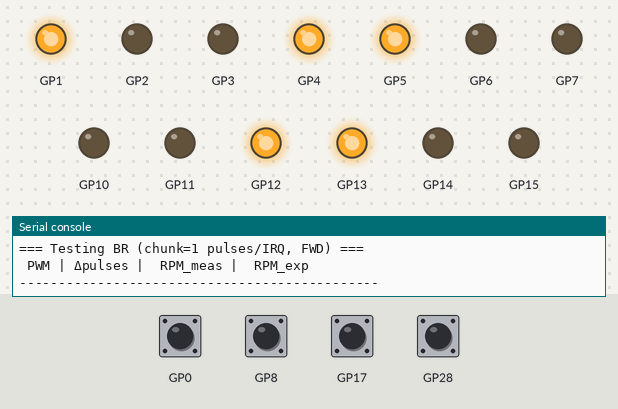
A program run on a simulated Raspberry Pi Pico running MicroPython. Parts: output pins drawn as LEDs (lit = HIGH), the last lines printed to the serial console. The inputs (shaded band) are chosen by the test bench; at power-on: GP0, GP8, GP17, GP28 HIGH. The clock reads 2024-03-15 10:24:30 at power-on unless the program sets it; files the program writes start out absent; files that are not in the repository are absent.

Above: at 0.1 s.
At 10.3 s:
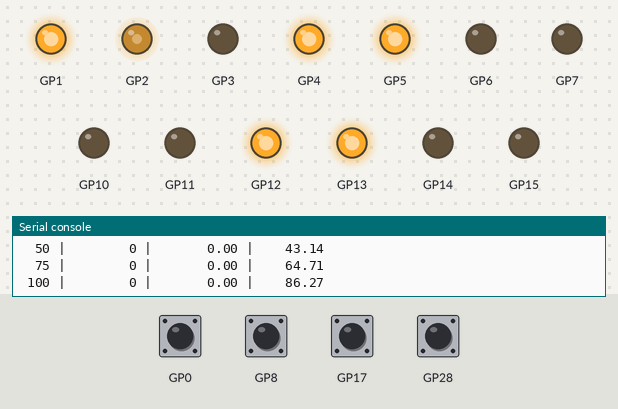
At 18.3 s:
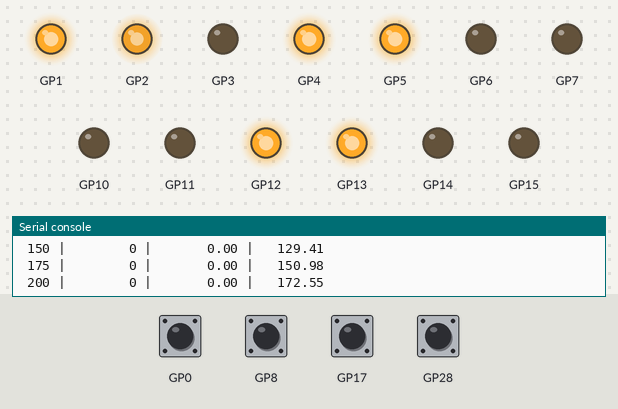
At 27.0 s:
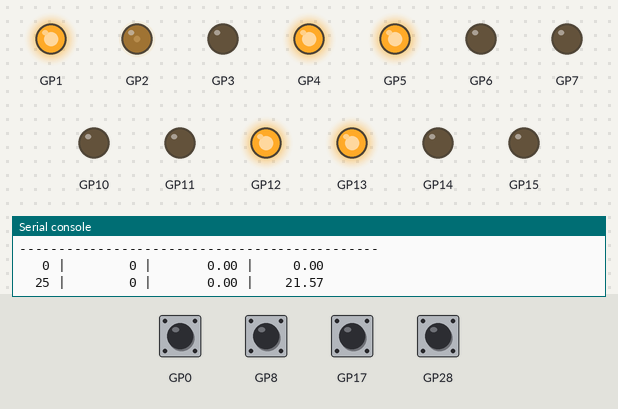
At 37.0 s:
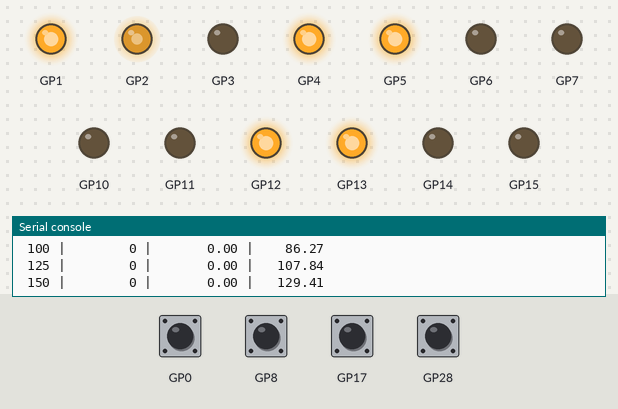
Timing chart, 0 to 40.0 s (numbered marks = the images above):
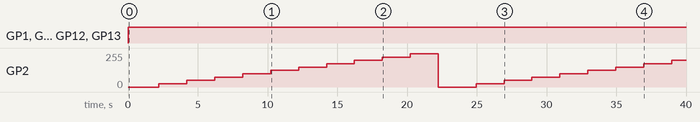

Measured:
- by itself, GP1, GP4, GP5, GP12, GP13: LOW → HIGH at 0.00 s
- by itself, GP2: 0/255 → 25/255 at 2.2 s, → 50/255 2.0 s later, → 75/255 2.0 s later, → 100/255 2.0 s later, … (19 changes in this stretch)

The program:

Feed_Forward_Cal_kinda_works.py
```python
# === FEED-FORWARD CALIBRATION (FWD-only) ===
# Older working PIO: rising-edge counter with PIO-side chunking + debounce.
# CSV logging; no plotting.

from machine import Pin, PWM
from rp2 import PIO, StateMachine, asm_pio
from time import ticks_ms, ticks_diff, sleep, localtime

# ================== CONFIG ==================
CPR_MOTOR       = 16
GEAR_RATIO      = 150
PULSES_PER_REV  = CPR_MOTOR * GEAR_RATIO   # 2400 by spec

TEST_INTERVAL_MS = 2000   # total dwell per PWM step
SETTLE_MS        = 200    # ignore initial transient in each step
PWM_STEP         = 25
MAX_PWM          = 255

# Debounce + chunking (this is the version that worked for you)
CHUNK_LIST  = [1, 2, 4]       # try 1,2,4 (or 16/32 later)
DEBOUNCE_US = 25              # post-edge holdoff (us)
SM_FREQ_HZ  = 1_000_000       # 1 MHz PIO clock (1 instr ≈ 1 µs)

# Wheels to test (FWD only)
WHEELS = ["FL", "FR", "BL", "BR"]
WHEELS = ["BR"]              # uncomment to test a single wheel quickly

# Robot-forward direction per wheel: +1 => +PWM spins robot-forward; -1 => reversed
WHEEL_DIR = {
    "FL": -1,
    "FR": +1,
    "BL": -1,
    "BR": +1,
}

# Fit window (avoid deadzone/saturation)
FIT_PWM_MIN = 75
FIT_PWM_MAX = 200

# "Expected" (display only)
MAX_WHEEL_RPM = 220.0

# ================== MOTOR PINS ==================
# Make sure these match your wiring
pins = {
    "BR": (PWM(Pin(2)),  Pin(4, Pin.OUT),  Pin(3, Pin.OUT)),
    "BL": (PWM(Pin(7)),  Pin(5, Pin.OUT),  Pin(6, Pin.OUT)),
    "FR": (PWM(Pin(10)), Pin(12, Pin.OUT), Pin(11, Pin.OUT)),
    "FL": (PWM(Pin(15)), Pin(13, Pin.OUT), Pin(14, Pin.OUT)),
}
for pwm, _, _ in pins.values():
    pwm.freq(20000)

def motor_control_rf(wheel, pwm_cmd_rf):
    """Drive in ROBOT-FORWARD sign; map to hardware using WHEEL_DIR."""
    pwm_cmd_hw = int(pwm_cmd_rf * WHEEL_DIR[wheel])
    pwm, in1, in2 = pins[wheel]
    d = 1 if pwm_cmd_hw >= 0 else 0
    a = abs(pwm_cmd_hw)
    if a > 255: a = 255
    in1.value(d); in2.value(not d)
    pwm.duty_u16(a * 257)

def stop_all():
    for w in pins:
        motor_control_rf(w, 0)

# Optional standby
try:
    Pin(1, Pin.OUT).high()
except:
    pass

# ================== PIO: rising-edge with chunking + debounce (OLDER WORKING VERSION) ==================
@asm_pio()
def edge_counter_chunk_db():
    pull()              # OSR = chunk_target (N)
    mov(isr, osr)       # ISR holds chunk_target constant
    mov(x, osr)         # X = chunk countdown (starts at N)
    pull()              # OSR = debounce_cycles (constant for reload)
    mov(y, osr)         # Y = debounce countdown working copy
    wrap_target()
    wait(0, pin, 0)     # arm on low
    wait(1, pin, 0)     # rising edge detected -> count it
    jmp(x_dec, "deb")   # X-- ; if not zero skip IRQ, else fall-through
    irq(rel(0))         # chunk of N edges completed
    mov(x, isr)         # reload X = N
    label("deb")        # post-edge holdoff
    jmp(y_dec, "deb")   # burn debounce cycles
    mov(y, osr)         # reload Y = debounce_cycles
    wrap()

# ================== ENCODERS / COUNTERS ==================
# Make sure these match your wiring
encoder_pins  = {"FL":17, "FR":28, "BL":8, "BR":0}

encoder_counts = {w: 0 for w in encoder_pins}  # total edges (we add CHUNK_N per IRQ)
irq_chunks     = {w: 0 for w in encoder_pins}  # number of PIO IRQs seen
sms            = {}

def make_irq_handler(wheel, CHUNK_N):
    def handler(sm):
        irq_chunks[wheel]     += 1
        encoder_counts[wheel] += CHUNK_N
    return handler

def init_sms(CHUNK_N):
    # Stop any old SMs
    for sm in sms.values():
        try: sm.active(0)
        except: pass
    sms.clear()

    # Clear counters
    for w in encoder_counts: encoder_counts[w] = 0
    for w in irq_chunks:     irq_chunks[w]     = 0

    # Convert debounce µs -> PIO cycles at SM_FREQ_HZ
    deb_cycles = max(1, int(DEBOUNCE_US * (SM_FREQ_HZ // 1_000_000)))

    # Create SMs
    for i, (wheel, pin_num) in enumerate(encoder_pins.items()):
        pin = Pin(pin_num, Pin.IN, Pin.PULL_UP)
        sm  = StateMachine(
            i,
            edge_counter_chunk_db,
            freq=SM_FREQ_HZ,     # makes deb_cycles truly in microseconds
            in_base=pin          # used by wait(pin, …)
        )
        sm.irq(make_irq_handler(wheel, CHUNK_N))
        sm.put(CHUNK_N)     # chunk target N  -> ISR/X
        sm.put(deb_cycles)  # debounce cycles -> OSR/Y
        sm.active(1)
        sms[wheel] = sm

# ================== FIT / CSV HELPERS ==================
def fit_pwm_vs_rpm(rows, fit_min_pwm, fit_max_pwm):
    # fit |RPM| so k,c are positive magnitudes
    xs, ys = [], []
    for r in rows:
        p = r["pwm"]; rpm_abs = abs(r["rpm"])
        if fit_min_pwm <= p <= fit_max_pwm:
            xs.append(rpm_abs); ys.append(p)
    n = len(xs)
    if n < 2: return None, None, None, n
    mx = sum(xs)/n; my = sum(ys)/n
    num = sum((x-mx)*(y-my) for x,y in zip(xs,ys))
    den = sum((x-mx)*(x-mx) for x in xs) or 1e-9
    k = abs(num / den)
    c = abs(my - k*mx)
    ss_tot = sum((y-my)**2 for y in ys) or 1e-9
    ss_res = sum((y-(c + k*x))**2 for x,y in zip(xs,ys))
    r2 = 1.0 - (ss_res / ss_tot)
    return k, c, r2, n

def now_stamp():
    try:
        y,m,d,hh,mm,ss,_,_ = localtime()
    except:
        y,m,d,hh,mm,ss = (2000,1,1,0,0,0)
    return "%04d%02d%02d_%02d%02d%02d" % (y,m,d,hh,mm,ss)

CSV_FILENAME = "%s_Feed_forward_FWD.csv" % now_stamp()

def csv_header_if_empty():
    try:
        with open(CSV_FILENAME, "r") as f: return
    except: pass
    with open(CSV_FILENAME, "w") as f:
        f.write("record_type,wheel,chunk,direction,pwm,dpulses,rpm_meas,rpm_exp,k,c,r2,n,fit_min,fit_max,irq_chunks\n")

def csv_write_sample(wheel, chunk, direction, pwm, dp, rpm_meas, rpm_exp, irqs):
    with open(CSV_FILENAME, "a") as f:
        f.write("sample,%s,%d,%s,%d,%d,%.6f,%.6f,,,,,,%d\n" %
                (wheel, chunk, direction, pwm, dp, rpm_meas, rpm_exp, irqs))

def csv_write_fit(wheel, chunk, direction, k, c, r2, n):
    with open(CSV_FILENAME, "a") as f:
        f.write("fit,%s,%d,%s,,,,,,%.6f,%.6f,%.6f,%d,%d,%d,\n" %
                (wheel, chunk, direction, k, c, r2, n, FIT_PWM_MIN, FIT_PWM_MAX))

ALL_SAMPLES = []
FITS = {}

# ================== SWEEP / TEST ==================
def sweep_fwd(wheel, CHUNK_N):
    print("\n=== Testing {} (chunk={} pulses/IRQ, FWD) ===".format(wheel, CHUNK_N))
    print(" PWM | Δpulses |  RPM_meas |  RPM_exp")
    print("----------------------------------------------")

    # settle/reset
    motor_control_rf(wheel, 0)
    t_pre = ticks_ms()
    while ticks_diff(ticks_ms(), t_pre) < SETTLE_MS: pass
    encoder_counts[wheel] = 0
    irq_chunks[wheel]     = 0

    rows = []
    for pwm_val in range(0, MAX_PWM+1, PWM_STEP):
        pwm_rf = +pwm_val

        # command
        motor_control_rf(wheel, pwm_rf)

        # settle portion
        t0 = ticks_ms()
        while ticks_diff(ticks_ms(), t0) < SETTLE_MS: pass

        # measure portion
        t1 = ticks_ms()
        start_count = encoder_counts[wheel]
        start_irqs  = irq_chunks[wheel]
        MEAS_MS = TEST_INTERVAL_MS - SETTLE_MS
        while ticks_diff(ticks_ms(), t1) < MEAS_MS: pass

        dp    = encoder_counts[wheel] - start_count
        di    = irq_chunks[wheel]     - start_irqs
        dt_s  = MEAS_MS / 1000.0
        rpm   = (dp / PULSES_PER_REV) / dt_s * 60.0
        rpm_exp = (pwm_val / MAX_PWM) * MAX_WHEEL_RPM

        print("{:4d} | {:8d} | {:10.2f} | {:8.2f}".format(pwm_val, dp, rpm, rpm_exp))
        rows.append({"pwm": pwm_val, "rpm": rpm})
        csv_write_sample(wheel, CHUNK_N, "FWD", pwm_val, dp, rpm, rpm_exp, di)
        ALL_SAMPLES.append({
            "wheel": wheel, "chunk": CHUNK_N, "direction": "FWD",
            "pwm": pwm_val, "rpm_meas": rpm, "rpm_exp": rpm_exp
        })

    motor_control_rf(wheel, 0)
    return rows

def test_wheel_forward_only(wheel, CHUNK_N):
    rows = sweep_fwd(wheel, CHUNK_N)
    k, c, r2, n = fit_pwm_vs_rpm(rows, FIT_PWM_MIN, FIT_PWM_MAX)
    if k is not None:
        print("\n[{} | chunk={} | FWD]  PWM ≈ c + k·RPM  →  k={:.3f}  c={:.3f}  R²={:.4f}  (n={})"
              .format(wheel, CHUNK_N, k, c, r2, n))
        print("FF (FWD): FF_pwm = c + k*RPM")
        FITS[(wheel, CHUNK_N, "FWD")] = {"k": k, "c": c, "r2": r2, "n": n,
                                         "fit_min": FIT_PWM_MIN, "fit_max": FIT_PWM_MAX}
        csv_write_fit(wheel, CHUNK_N, "FWD", k, c, r2, n)
    else:
        print("\n[{} | chunk={} | FWD]  Not enough points in fit window.".format(wheel, CHUNK_N))

# ================== RUN ==================
def main():
    csv_header_if_empty()
    stop_all()

    for CHUNK_N in CHUNK_LIST:
        print("\n" + "="*70)
        print("Running tests with CHUNK_N = {}".format(CHUNK_N))
        print("Debounce = {}us  |  PPR = {}  |  Settle/Measure = {}/{} ms"
              .format(DEBOUNCE_US, PULSES_PER_REV, SETTLE_MS, TEST_INTERVAL_MS - SETTLE_MS))

        init_sms(CHUNK_N)

        for wheel in WHEELS:
            encoder_counts[wheel] = 0
            irq_chunks[wheel]     = 0
            test_wheel_forward_only(wheel, CHUNK_N)
            sleep(0.5)

    stop_all()
    print("\nAll tests complete.")
    print("CSV saved to: {}".format(CSV_FILENAME))

    print("\n=== Feed-Forward Calibration Summary (Forward only) ===")
    for chunk in CHUNK_LIST:
        print("\n-- chunk = {} --".format(chunk))
        print("Wheel | k (PWM/RPM) |  c (PWM) |  R²  | n pts | fit window (PWM)")
        print("---------------------------------------------------------------")
        for wheel in WHEELS:
            fwd = FITS.get((wheel, chunk, "FWD"))
            if not fwd:
                print("{:>5} |     ---     |    ---   |  --- |   -   |   ---".format(wheel))
                continue
            print("{:>5} | {:11.3f} | {:8.3f} | {:4.3f} | {:5d} | {}..{}"
                  .format(wheel, fwd["k"], fwd["c"], fwd["r2"], fwd["n"], fwd["fit_min"], fwd["fit_max"]))

    # === Paste into main code: FF_PARAMS (FWD-only) ===
    chunk_for_export = CHUNK_LIST[-1] if CHUNK_LIST else None
    print("\n# === Paste into main code: FF_PARAMS (FWD-only) ===")
    if chunk_for_export is None:
        print("# No chunk selected; CHUNK_LIST is empty.")
    else:
        print("# Derived with CHUNK_N = {}".format(chunk_for_export))
        print("FF_PARAMS = {")
        for wheel in WHEELS:
            fwd = FITS.get((wheel, chunk_for_export, "FWD"))
            k_fwd = fwd["k"] if fwd else 0.0
            c_fwd = fwd["c"] if fwd else 0.0
            print('    "{}": {{ "FWD": {{"k": {:.3f}, "c": {:.3f}}} }},'.format(wheel, k_fwd, c_fwd))
        print("}")

main()
```
